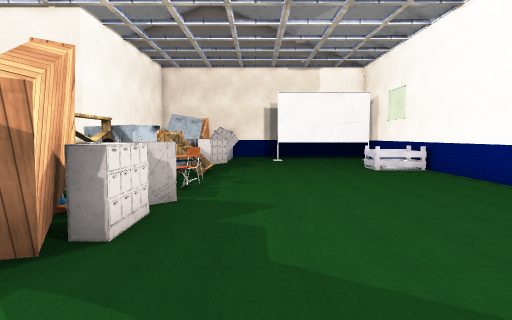
[1] (above)

19 first-person views from a walk through a 3-D level made in the Unity game engine. The camera is 1.3 m above the floor, tilts 4° down and sees 75° across. Doors are open. The floor is counted in squares, 1 m on a side. Each view is taken from the middle of a square. On the plan, view 1 faces up. The plan holds only what a view shows up to about 14 squares ahead; the rest is blank. The place goes on beyond the plan. The player is left out. Some surface patterns are stand-ins.

[2]
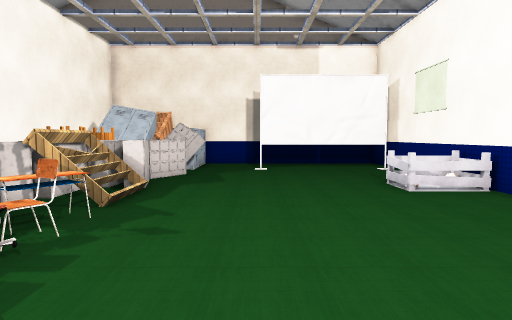

[3]
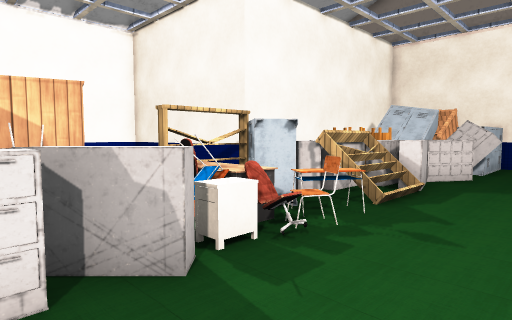

[4]
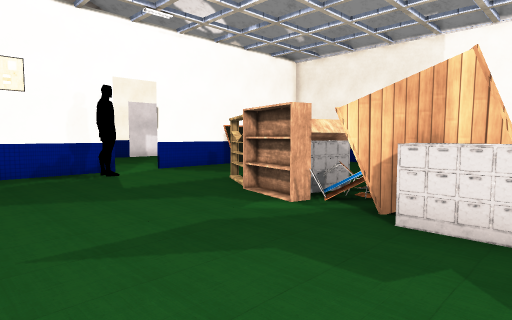

[5]
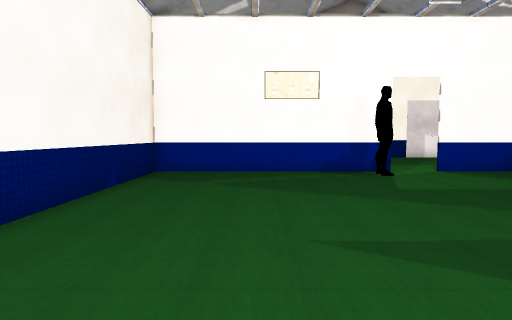

[6]
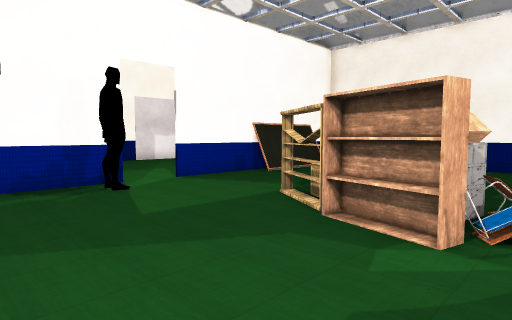

[7]
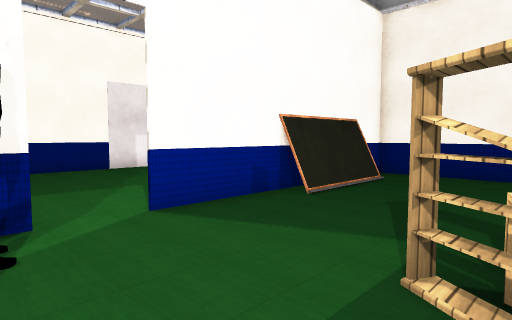

[8]
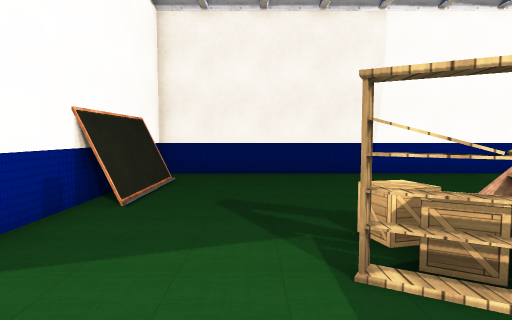

[9]
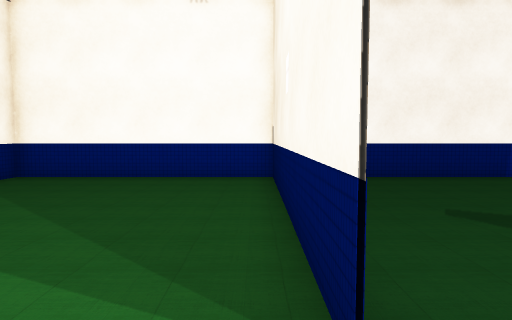

[10]
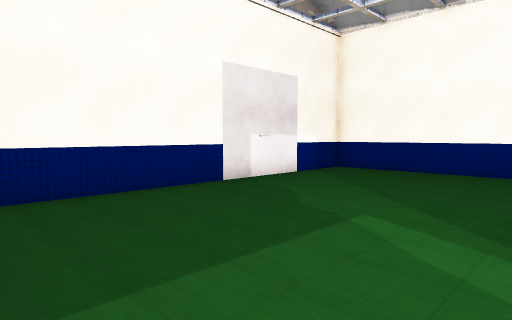

[11]
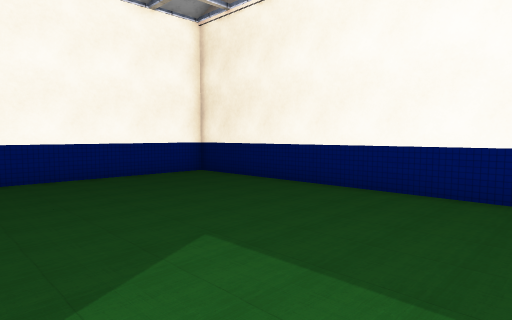

[12]
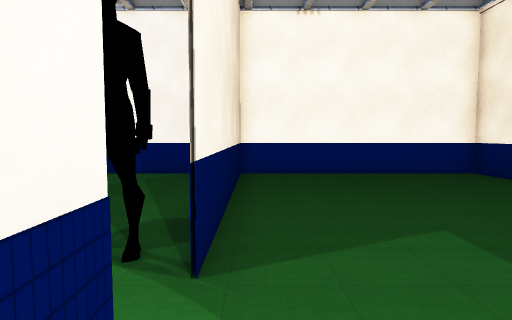

[13]
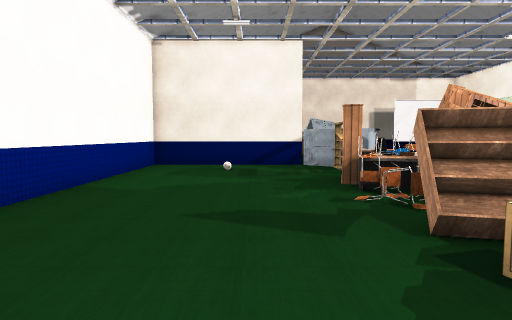

[14]
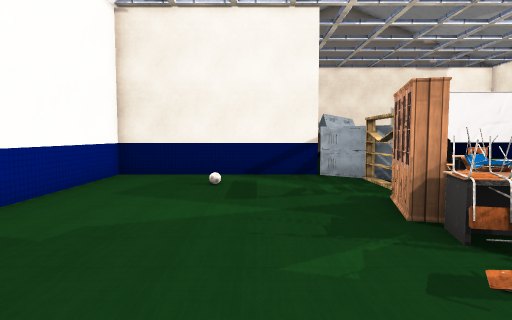

[15]
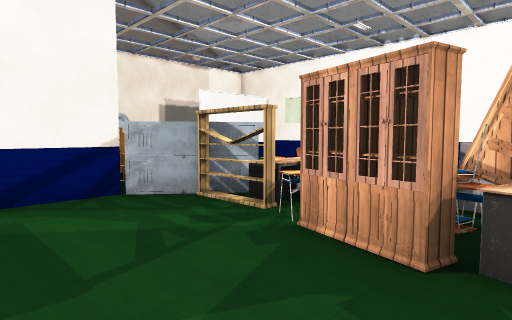

[16]
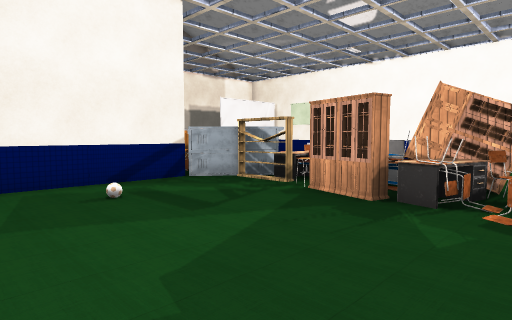

[17]
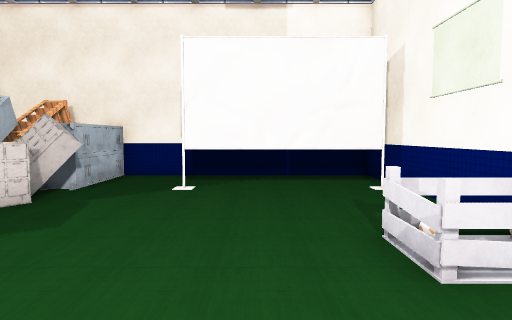

[18]
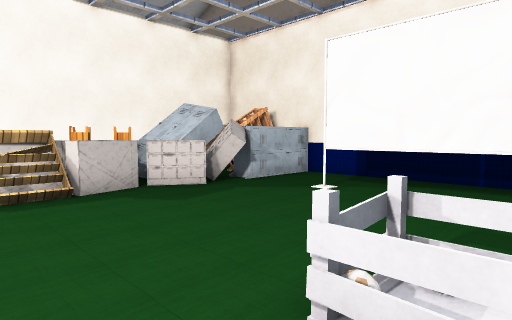

[19]
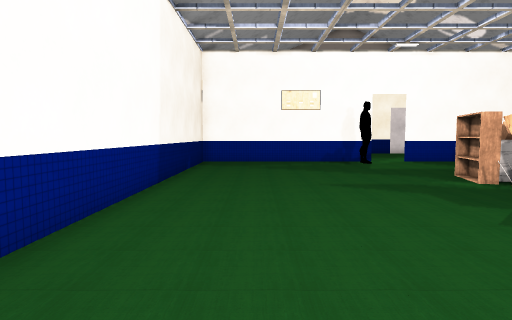

### Floor plan
Key: @ floor where view 1 was taken; # wall or solid block; . main floor; : floor 0.25 m higher than the main floor; D open door; ^ raised ledge; T table; R rack; C cupboard; H chair; S shelf; I thing the floor can be seen under or through; E desk; B blackboard; A crate; O other object.
Columns run from 13 left of view 1 to 7 right of it. Each row starts with its distance up from view 1.
 21           #O##
 20         OSSO........#
 19        #OSSO........#
 18        #OORRR..IIIII#
 17        #OO  R.......#
 16        #OTOR........#
 15        #OTRR........#
 14        #OORR......O^#
 13        #  RR......O^#
 12 ########RRRC........#
 11 #.......ORRC........#
 10 #.......CCTT........#
  9 #.......CEEH........#
  8 #.......THTH........#
  7 #.......TOOR........#
  6 #.......TTTR........#
  5 #......CTTTR........#
  4 #.......HECR........#
  3 #.......OHHC........#
  2 #.......HHSS........#
  1 #.......SRRS........#
  0 #.......:SC..@......#
 -1 #......AAAC.........#
 -2 #........C..........#
 -3 #...................#
 -4 #...................#
 -5 #...........#.......#
 -6 ##BBBBB###DD#########
 -7 #.........D.........#
 -8 #...................#
 -9 #...................#
-10 #...................#
-11 #...................#
-12 #...................#
-13 #...................#
-14 #...................#
-15 #####################

Positions as (right, up) in squares from view 1, and headings:
1: (0, 0), facing up
2: (1, 5), facing up
3: (1, 5), facing up-left
4: (3, 6), facing down-left
5: (3, 6), facing down
6: (2, 3), facing down-left
7: (-1, -1), facing down-left
8: (-1, -3), facing left
9: (-2, -7), facing left
10: (0, -7), facing down-left
11: (-4, -7), facing down-right
12: (-5, -7), facing right
13: (-8, -4), facing up
14: (-8, 0), facing up
15: (-9, 4), facing up-right
16: (-12, 2), facing up-right
17: (3, 10), facing up
18: (6, 11), facing up-left
19: (4, 11), facing down
